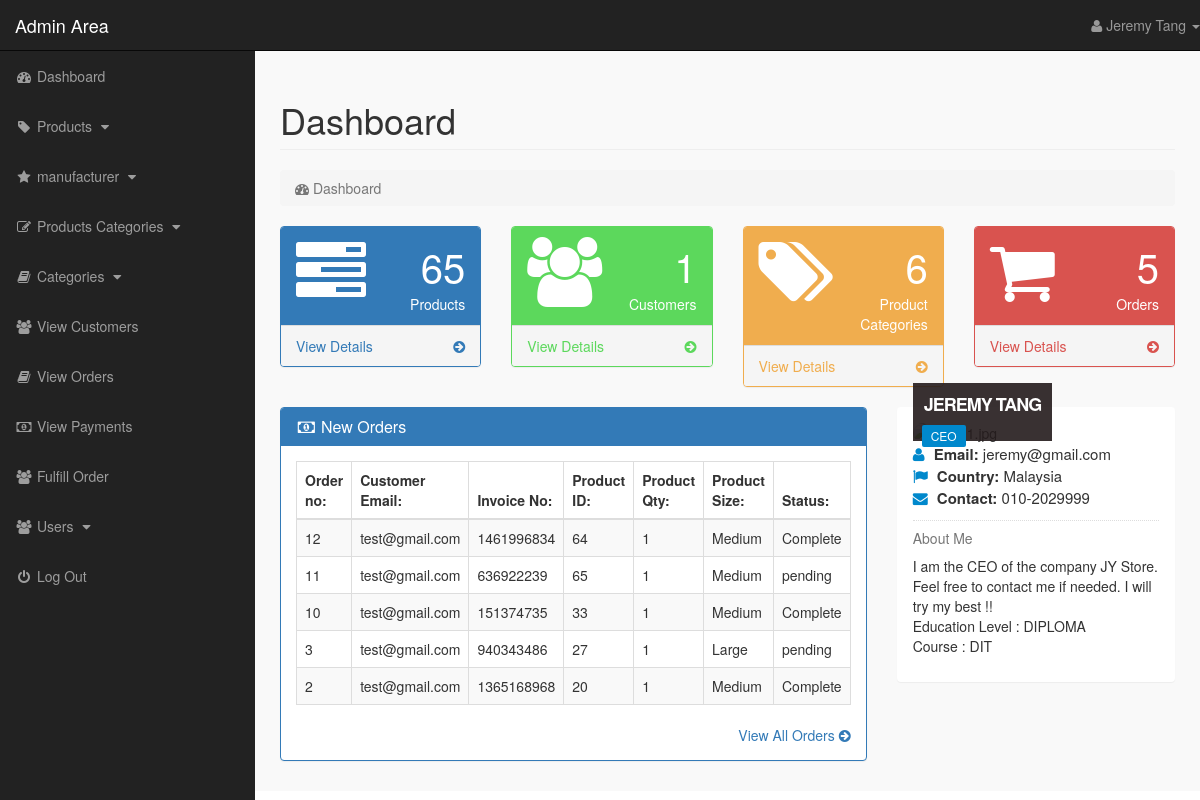
Screenshot of /Project/admin_area/admin_menu.php?dashboard (signed in) with the database file from the repository.
### tables this page shows
CREATE TABLE `pending_orders` (
  `order_id` int(10) NOT NULL,
  `customer_id` int(10) NOT NULL,
  `invoice_no` int(10) NOT NULL,
  `product_id` text NOT NULL,
  `qty` int(10) NOT NULL,
  `size` text NOT NULL,
  `order_status` text NOT NULL
);

CREATE TABLE `customers` (
  `customer_id` int(10) NOT NULL,
  `customer_name` varchar(255) NOT NULL,
  `customer_email` varchar(255) NOT NULL,
  `customer_pass` varchar(255) NOT NULL,
  `customer_country` text NOT NULL,
  `customer_city` text NOT NULL,
  `customer_contact` varchar(255) NOT NULL,
  `customer_address` text NOT NULL,
  `customer_image` text NOT NULL,
  `customer_ip` varchar(100) NOT NULL
);

### Project/admin_area/dashboard.php (the view, shortened to what this page needs)
<?php
    if(!isset($_SESSION['admin_email'])){
        echo "<script>window.open('login.php','_self')</script>";
    }else{
?>
<div class="row">
    <div class="col-lg-12">
        <h1 class="page-header"> Dashboard </h1>
        <ol class="breadcrumb">
            <li class="active">
                <i class="fa fa-dashboard"></i> Dashboard
            </li>
        </ol>
    </div>
</div>
<div class="row">
    <div class="col-lg-3 col-md-6">
        <div class="panel panel-primary">
            <div class="panel-heading">
                <div class="row">
                    <div class="col-xs-3">
                        <i class="fa fa-tasks fa-5x"></i>
                    </div>
                    <div class="col-xs-9 text-right">
                        <div class="huge"> <?php echo $count_products; ?> </div>
                        <div> Products </div>
                    </div>
                </div>
            </div>
            <a href="admin_menu.php?view_products">
                <div class="panel-footer">
                    <span class="pull-left">
                        View Details
                    </span>
                    <span class="pull-right">
                        <i class="fa fa-arrow-circle-right"></i>
                    </span>
                    <div class="clearfix"></div>
                </div>
            </a>
        </div>
    </div>
    <div class="col-lg-3 col-md-6">
        <div class="panel panel-green">
            <div class="panel-heading">
                <div class="row">
                    <div class="col-xs-3">
                        <i class="fa fa-users fa-5x"></i>
                    </div>
                    <div class="col-xs-9 text-right">
                        <div class="huge"> <?php echo $count_customers; ?> </div>
                        <div> Customers </div>
                    </div>
                </div>
            </div>
            <a href="admin_menu.php?view_customers">
                <div class="panel-footer">
                    <span class="pull-left">
                        View Details
                    </span>
                    <span class="pull-right">
                        <i class="fa fa-arrow-circle-right"></i>
                    </span>
                    <div class="clearfix"></div>
                </div>
            </a>
        </div>
    </div>
    <div class="col-lg-3 col-md-6">
        <div class="panel panel-orange">
            <div class="panel-heading">
                <div class="row">
                    <div class="col-xs-3">
                        <i class="fa fa-tags fa-5x"></i>
                    </div>
                    <div class="col-xs-9 text-right">
                        <div class="huge"> <?php echo $count_p_categories; ?> </div>
                        <div> Product Categories </div>
                    </div>
                </div>
            </div>
            <a href="admin_menu.php?view_p_cats">
                <div class="panel-footer">
                    <span class="pull-left">
                        View Details
                    </span>
                    <span class="pull-right">
                        <i class="fa fa-arrow-circle-right"></i>
                    </span>
                    <div class="clearfix"></div>
                </div>
            </a>
        </div>
    </div>
    <div class="col-lg-3 col-md-6">
        <div class="panel panel-red">
            <div class="panel-heading">
                <div class="row">
                    <div class="col-xs-3">
                        <i class="fa fa-shopping-cart fa-5x"></i>
                    </div>
                    <div class="col-xs-9 text-right">
                        <div class="huge"> <?php echo $count_pending_orders; ?> </div>
                        <div> Orders </div>
                    </div>
                </div>
            </div>
            <a href="admin_menu.php?view_orders">
                <div class="panel-footer">
                    <span class="pull-left">
                        View Details
                    </span>
                    <span class="pull-right">
                        <i class="fa fa-arrow-circle-right"></i>
                    </span>
                    <div class="clearfix"></div>
                </div>
            </a>
        </div>
    </div>
</div>
<div class="row">
    <div class="col-lg-8">
        <div class="panel panel-primary">
            <div class="panel-heading">
                <h3 class="panel-title">
                    <i class="fa fa-money fa-fw"></i> New Orders
                </h3>
            </div>
            <div class="panel-body">
                <div class="table-responsive">
                    <table class="table table-hover table-striped table-bordered">
                        <thead>
                            <tr>
                                <th> Order no: </th>
                                <th> Customer Email: </th>
                                <th> Invoice No: </th>
                                <th> Product ID: </th>
                                <th> Product Qty: </th>
                                <th> Product Size: </th>
                                <th> Status: </th>
                            </tr>
                        </thead>
                        <tbody>
                            <?php
                                $get_order = "select * from pending_orders order by 1 DESC LIMIT 0,5";
                                $run_order = mysqli_query($con,$get_order);
                                while($row_order=mysqli_fetch_array($run_order)){
                                    $order_id = $row_order['order_id'];
                                    $c_id = $row_order['customer_id'];
                                    $invoice_no = $row_order['invoice_no'];
                                    $product_id = $row_order['product_id'];
                                    $qty = $row_order['qty'];
                                    $size = $row_order['size'];
                                    $order_status = $row_order['order_status'];
                            ?>
                            <tr>
                                <td> <?php echo $order_id; ?> </td>
                                <td>
                                    <?php
                                        $get_customer = "select * from customers where customer_id='$c_id'";
                                        $run_customer = mysqli_query($con,$get_customer);
                                        $row_customer = mysqli_fetch_array($run_customer);
                                        $customer_email = $row_customer['customer_email'];
                                        echo $customer_email;
                                    ?>
                                </td>
                                <td> <?php echo $invoice_no; ?> </td>
                                <td> <?php echo $product_id; ?> </td>
                                <td> <?php echo $qty; ?> </td>
                                <td> <?php echo $size; ?> </td>
                                <td>
                                    <?php
                                        if($order_status=='pending'){
                                            echo $order_status='pending';
                                        }else{
                                            echo $order_status='Complete';
                                        }
                                    ?>
                                </td>
                            </tr>
                            <?php } ?>
                        </tbody>
                    </table>
                </div>
                <div class="text-right">
                    <a href="admin_menu.php?view_orders">
                        View All Orders <i class="fa fa-arrow-circle-right"></i>
                    </a>
                </div>
            </div>
        </div>
    </div>
    <div class="col-md-4">
        <div class="panel">
            <div class="panel-body">
                <div class="mb-md thumb-info">
                    <div class="thumb-info-title">
                        <span class="thumb-info-inner"> <?php echo $admin_name; ?> </span>
                        <span class="thumb-info-type"> <?php echo $admin_job; ?> </span>
                    </div>
                </div>
                <div class="mb-md">
                    <div class="widget-content-expanded">
                        <i class="fa fa-user"></i> <span> Email: </span> <?php echo $admin_email; ?> <br/>
                        <i class="fa fa-flag"></i> <span> Country: </span> <?php echo $admin_country; ?> <br/>
                        <i class="fa fa-envelope"></i> <span> Contact: </span> <?php echo $admin_contact; ?> <br/>
                    </div>
                    <hr class="dotted short">
                    <h5 class="text-muted"> About Me </h5>
                    <p>
                        <?php echo $admin_about; ?>
                    </p>
                </div>
            </div>
        </div>
    </div>
</div>
<?php } ?>

### Project/admin_area/includes/sidebar.php (shortened to what this page needs)
<?php
    if(!isset($_SESSION['admin_email'])){
        echo "<script>window.open('login.php','_self')</script>";
    }else{
?>
<nav class="navbar navbar-inverse navbar-fixed-top">
    <div class="navbar-header">
        <a href="admin_menu.php?dashboard" class="navbar-brand">Admin Area</a>
    </div>
    <ul class="nav navbar-right top-nav">
        <li class="dropdown">
            <a href="#" class="dropdown-toggle" data-toggle="dropdown">
                <i class="fa fa-user"></i> <?php echo $admin_name;  ?> <b class="caret"></b>
            </a>
        </li>
    </ul>
    <div class="collapse navbar-collapse navbar-ex1-collapse">
        <ul class="nav navbar-nav side-nav">
            <li>
                <a href="admin_menu.php?dashboard">
                        <i class="fa fa-fw fa-dashboard"></i> Dashboard
                </a>
            </li>
            <li>
                <a href="#" data-toggle="collapse" data-target="#products">
                        <i class="fa fa-fw fa-tag"></i> Products
                        <i class="fa fa-fw fa-caret-down"></i>
                </a>
            </li>
            <li>
                <a href="#" data-toggle="collapse" data-target="#manufacturer">
                        <i class="fa fa-fw fa-star"></i> manufacturer
                        <i class="fa fa-fw fa-caret-down"></i>
                </a>
            </li>
            <li>
                <a href="#" data-toggle="collapse" data-target="#p_cat">
                        <i class="fa fa-fw fa-edit"></i> Products Categories
                        <i class="fa fa-fw fa-caret-down"></i>
                </a>
            </li>
            <li>
                <a href="#" data-toggle="collapse" data-target="#cat">
                        <i class="fa fa-fw fa-book"></i> Categories
                        <i class="fa fa-fw fa-caret-down"></i>
                </a>
            </li>
            <li>
                <a href="admin_menu.php?view_customers">
                    <i class="fa fa-fw fa-users"></i> View Customers
                </a>
            </li>
            <li>
                <a href="admin_menu.php?view_orders">
                    <i class="fa fa-fw fa-book"></i> View Orders
                </a>
            </li>
            <li>
                <a href="admin_menu.php?view_payments">
                    <i class="fa fa-fw fa-money"></i> View Payments
                </a>
            </li>
            <li>
                <a href="admin_menu.php?view_fufill">
                    <i class="fa fa-fw fa-users"></i> Fulfill Order
                </a>
            </li>
            <li>
                <a href="#" data-toggle="collapse" data-target="#users">
                        <i class="fa fa-fw fa-users"></i> Users
                        <i class="fa fa-fw fa-caret-down"></i>
                </a>
            </li>
            <li>
                <a href="logout.php">
                    <i class="fa fa-fw fa-power-off"></i> Log Out
                </a>
            </li>
        </ul>
    </div>
</nav>
<?php } ?>

### Project/admin_area/css/style.css (style rules this page uses)
body { margin-top: 100px; }
@media (min-width: 768px) { body { margin-top: 50px; } }
.top-nav>li { float: left; display: inline-block; }
.top-nav>li>a { color: #999999; line-height: 20px; padding-top: 15px; padding-bottom: 15px; }
@media (min-width: 768px) { .side-nav { position: fixed; top: 51px; bottom: 0; width: 255px; overflow-y: auto; overflow-x: hidden; background-color: #222222; padding-bottom: 40px; border-radius: 0; } }
@media (min-width: 768px) { .side-nav>li>a { width: 255px; } }
.huge { font-size: 40px; line-height: normal; }
.panel-green { border-color: #5cd85c; }
.panel-green>.panel-heading { color: #ffffff; background-color: #5cd85c; }
.panel-green>a { color: #5cd85c; }
.panel-orange { border-color: #f0ad4e; }
.panel-orange>.panel-heading { color: #ffffff; background-color: #f0ad4e; }
.panel-orange>a { color: #f0ad4e; }
.panel-red { border-color: #d9534f; }
.panel-red>.panel-heading { color: #ffffff; background-color: #d9534f; }
.panel-red>a { color: #d9534f; }
.panel-body { border-radius: 5px; }
.thumb-info { position: relative; }
hr { border: 0; height: 1px; margin: 10px 0 10px 0; }
hr.dotted { border-bottom: 1px #dddddd dotted; height: 0px; margin: 10px 0 10px 0; }
.thumb-info .thumb-info-title { background: rgba(36,27,28,.9); bottom: 10%; color: #ffffff; font-size: 18px; font-weight: 600; left: 0; letter-spacing: -1px; padding: 9px 11px 9px; position: absolute; text-transform: uppercase; z-index: 1; }
.thumb-info .thumb-info-inner { display: block; }
.thumb-info .thumb-info-type { background: #0088cc; display: inline-block; border-radius: 2px; float: left; font-size: 12px; font-weight: 400; letter-spacing: 0; margin: 8px -2px -15px -2px; padding: 2px 9px; text-transform: none; }
.widget-content-expanded { font-size: 15px; }
.widget-content-expanded span { font-weight: 600; }
.widget-content-expanded i { color: #0088cc; margin-right: 5px; }

### rows the page displays
pending_orders: order_id "12", customer.customer_email "test@gmail.com", invoice_no "1461996834", product "64", qty "1", size "Medium"
pending_orders: order_id "11", customer.customer_email "test@gmail.com", invoice_no "636922239", product "65", qty "1", size "Medium"
pending_orders: order_id "10", customer.customer_email "test@gmail.com", invoice_no "151374735", product "33", qty "1", size "Medium"
pending_orders: order_id "3", customer.customer_email "test@gmail.com", invoice_no "940343486", product "27", qty "1", size "Large"
pending_orders: order_id "2", customer.customer_email "test@gmail.com", invoice_no "1365168968", product "20", qty "1", size "Medium"

### other values shown
$admin_name "Jeremy Tang"
$count_products "65"
$count_customers "1"
$count_p_categories "6"
$count_pending_orders "5"
$admin_name "JEREMY TANG"
$admin_job "CEO"
$admin_email "jeremy@gmail.com"
$admin_country "Malaysia"
$admin_contact "010-2029999"
$admin_about "I am the CEO of the company JY Store. Feel free to contact me if needed. I will try my best !! Education Level : DIPLOMA Course : DIT"
